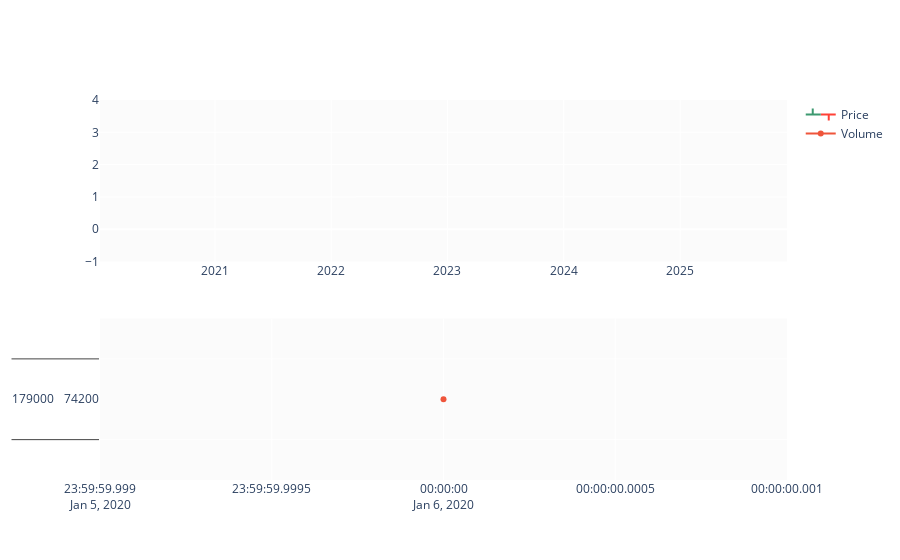

Source (notebook cell):
### Code cell
fig = make_subplots(rows=2, cols=1)

fig.add_trace(go.Ohlc(x=df.Date,
                      open=df.Open,
                      high=df.High,
                      low=df.Low,
                      close=df.Close,
                      name='Price'), row=1, col=1)

fig.add_trace(go.Scatter(x=df.Date, y=df.Volume, name='Volume'), row=2, col=1)

fig.update(layout_xaxis_rangeslider_visible=False)
fig.show()

### Figure 1 — Plotly figure (JSON) as saved in the notebook; plotly's stock layout.template omitted (floating-point values rounded to 4 significant figures; data arrays with more than 128 entries replaced by an {"elided": "..."} marker saying what was removed)
{"data": [{"close": {"elided": "1486x1 float values"}, "high": {"elided": "1486x1 float values"}, "low": {"elided": "1486x1 float values"}, "name": "Price", "open": {"elided": "1486x1 float values"}, "type": "ohlc", "x": {"elided": "1486 str values"}, "xaxis": "x", "yaxis": "y"}, {"name": "Volume", "type": "scatter", "x": {"elided": "1486 str values"}, "xaxis": "x2", "y": {"elided": "1486x1 int values"}, "yaxis": "y2"}], "layout": {"xaxis": {"anchor": "y", "domain": [0, 1], "rangeslider": {"visible": false}}, "xaxis2": {"anchor": "y2", "domain": [0, 1]}, "yaxis": {"anchor": "x", "domain": [0.575, 1]}, "yaxis2": {"anchor": "x2", "domain": [0, 0.425]}}}
